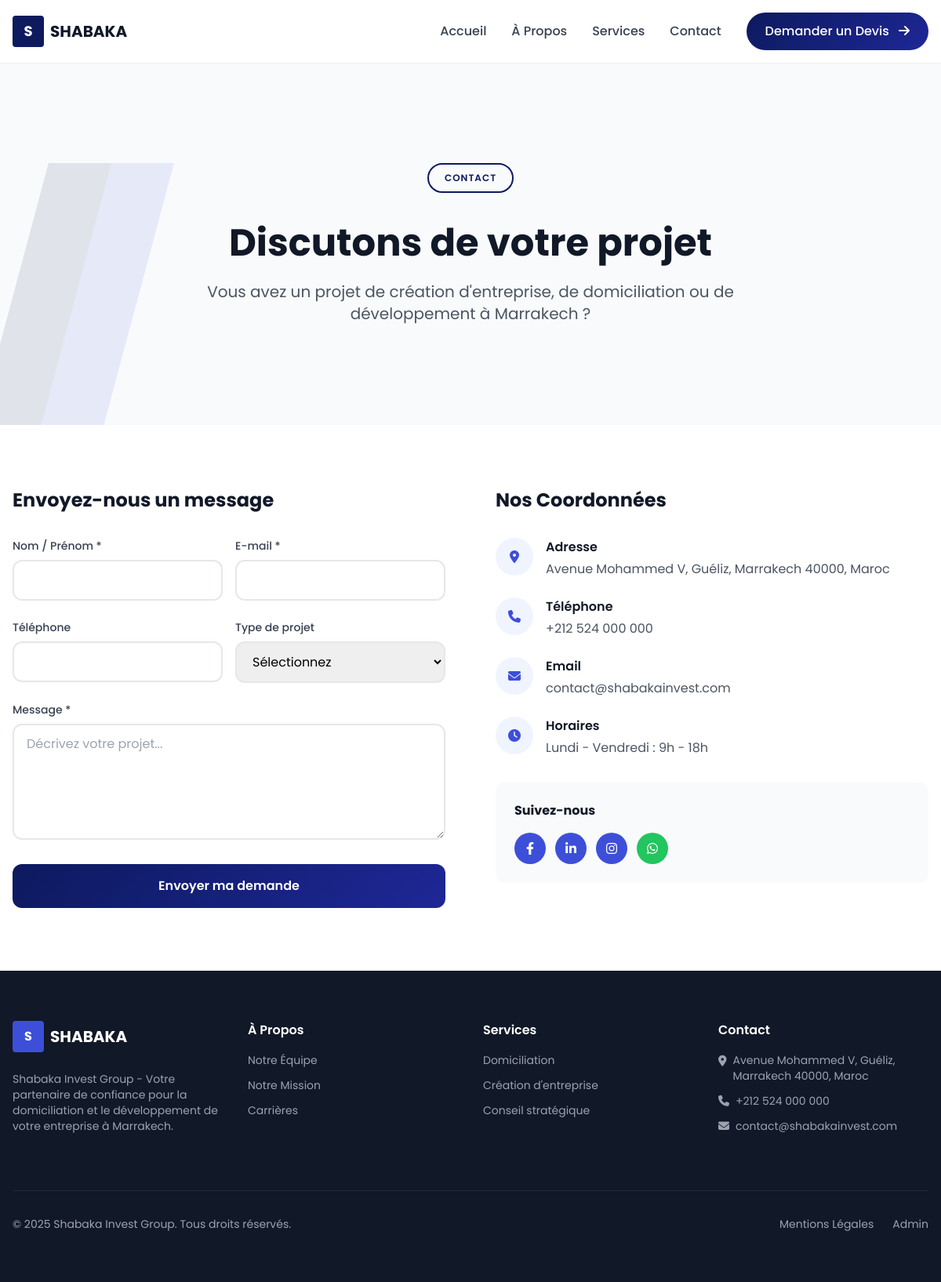
The app's page /contact with its own data.
### modeles/__init__.py (models this page shows)
class SiteSettings(db.Model):
    __tablename__ = 'site_settings'
    id = db.Column(db.Integer, primary_key=True)
    site_name = db.Column(db.String(150), default='Shabaka Invest Group')
    logo = db.Column(db.String(500))
    favicon = db.Column(db.String(500))
    email = db.Column(db.String(120))
    phone = db.Column(db.String(30))
    address = db.Column(db.Text)
    facebook = db.Column(db.String(300))
    linkedin = db.Column(db.String(300))
    instagram = db.Column(db.String(300))
    whatsapp = db.Column(db.String(30))
    footer_text = db.Column(db.Text)
    google_analytics = db.Column(db.String(50))
    twitter = db.Column(db.String(300))
    youtube = db.Column(db.String(300))
    custom_header_code = db.Column(db.Text)
    custom_footer_code = db.Column(db.Text)
    updated_at = db.Column(db.DateTime, default=datetime.utcnow, onupdate=datetime.utcnow)

### routes/public.py (the view, shortened to what this page needs)
@public_bp.route('/contact', methods=['GET', 'POST'])
def contact():
    services = ContentService.get_all_services()
    seo = SEOService.get_seo_for_page('contact')
    return render_template('public/contact.html', services=services, seo=seo)

### main.py (called while the page is built)
@app.after_request
def add_header(response):
    response.headers['Cache-Control'] = 'no-cache, no-store, must-revalidate'
    response.headers['Pragma'] = 'no-cache'
    response.headers['Expires'] = '0'
    return response

### routes/public.py (called while the page is built)
@public_bp.context_processor
def inject_settings():
    settings = SettingsService.get_settings()
    services = ContentService.get_all_services()
    return dict(site_settings=settings, all_services=services)

### services/__init__.py (called while the page is built, shortened)
    @staticmethod
    def get_all_services(active_only=True):
        query = Service.query
        if active_only:
            query = query.filter_by(is_active=True)
        return query.order_by(Service.order).all()

    @staticmethod
    def get_settings():
        settings = SiteSettings.query.first()
        return settings

    @staticmethod
    def get_seo_for_page(page_type):
        return SEOSettings.query.filter_by(page_type=page_type).first()

### templates/public/contact.html (shortened to what this page needs)
{% extends 'base.html' %}
{% block content %}
<section class="py-32 bg-gray-50 relative overflow-hidden">
    <div class="hero-stripe bg-primary-900 opacity-10 left-0"></div>
    <div class="hero-stripe bg-primary-600 opacity-10 left-20"></div>
    <div class="max-w-7xl mx-auto px-4 text-center relative z-10">
        <span class="section-badge text-primary-900 mb-6">Contact</span>
        <h1 class="text-4xl md:text-5xl font-bold text-gray-900 mt-4 mb-6">Discutons de votre projet</h1>
        <p class="text-xl text-gray-600 max-w-2xl mx-auto">Vous avez un projet de création d'entreprise, de domiciliation ou de développement à Marrakech ?</p>
    </div>
</section>
<section class="py-20 bg-white">
    <div class="max-w-7xl mx-auto px-4">
        <div class="grid md:grid-cols-2 gap-16">
            <div>
                <h2 class="text-2xl font-bold text-gray-900 mb-8">Envoyez-nous un message</h2>
                <form method="POST" action="{{ url_for('public.contact') }}" class="space-y-6">
                    <div class="grid md:grid-cols-2 gap-4">
                        <div>
                            <label class="block text-sm font-medium text-gray-700 mb-2">Nom / Prénom *</label>
                            <input type="text" name="name" required class="w-full px-4 py-3 border-2 border-gray-200 rounded-xl focus:border-primary-600 focus:outline-none">
                        </div>
                        <div>
                            <label class="block text-sm font-medium text-gray-700 mb-2">E-mail *</label>
                            <input type="email" name="email" required class="w-full px-4 py-3 border-2 border-gray-200 rounded-xl focus:border-primary-600 focus:outline-none">
                        </div>
                    </div>
                    <div class="grid md:grid-cols-2 gap-4">
                        <div>
                            <label class="block text-sm font-medium text-gray-700 mb-2">Téléphone</label>
                            <input type="tel" name="phone" class="w-full px-4 py-3 border-2 border-gray-200 rounded-xl focus:border-primary-600 focus:outline-none">
                        </div>
                        <div>
                            <label class="block text-sm font-medium text-gray-700 mb-2">Type de projet</label>
                            <select name="service_interest" class="w-full px-4 py-3 border-2 border-gray-200 rounded-xl focus:border-primary-600 focus:outline-none">
                                <option value="">Sélectionnez</option>
                            </select>
                        </div>
                    </div>
                    <div>
                        <label class="block text-sm font-medium text-gray-700 mb-2">Message *</label>
                        <textarea name="message" rows="5" required class="w-full px-4 py-3 border-2 border-gray-200 rounded-xl focus:border-primary-600 focus:outline-none" placeholder="Décrivez votre projet..."></textarea>
                    </div>
                    <button type="submit" class="w-full nav-btn text-white py-4 rounded-xl font-semibold hover:opacity-90 transition">
                        Envoyer ma demande
                    </button>
                </form>
            </div>
            <div>
                <h2 class="text-2xl font-bold text-gray-900 mb-8">Nos Coordonnées</h2>
                <div class="space-y-6 mb-8">
                    {% if site_settings %}
                    <div class="flex items-start space-x-4">
                        <div class="w-12 h-12 bg-primary-50 rounded-full flex items-center justify-center flex-shrink-0">
                            <i class="fas fa-map-marker-alt text-primary-600"></i>
                        </div>
                        <div>
                            <h3 class="font-semibold text-gray-900 mb-1">Adresse</h3>
                            <p class="text-gray-600">{{ site_settings.address }}</p>
                        </div>
                    </div>
                    <div class="flex items-start space-x-4">
                        <div class="w-12 h-12 bg-primary-50 rounded-full flex items-center justify-center flex-shrink-0">
                            <i class="fas fa-phone text-primary-600"></i>
                        </div>
                        <div>
                            <h3 class="font-semibold text-gray-900 mb-1">Téléphone</h3>
                            <p class="text-gray-600">{{ site_settings.phone }}</p>
                        </div>
                    </div>
                    <div class="flex items-start space-x-4">
                        <div class="w-12 h-12 bg-primary-50 rounded-full flex items-center justify-center flex-shrink-0">
                            <i class="fas fa-envelope text-primary-600"></i>
                        </div>
                        <div>
                            <h3 class="font-semibold text-gray-900 mb-1">Email</h3>
                            <p class="text-gray-600">{{ site_settings.email }}</p>
                        </div>
                    </div>
                    {% endif %}
                    <div class="flex items-start space-x-4">
                        <div class="w-12 h-12 bg-primary-50 rounded-full flex items-center justify-center flex-shrink-0">
                            <i class="fas fa-clock text-primary-600"></i>
                        </div>
                        <div>
                            <h3 class="font-semibold text-gray-900 mb-1">Horaires</h3>
                            <p class="text-gray-600">Lundi - Vendredi : 9h - 18h</p>
                        </div>
                    </div>
                </div>
                <div class="bg-gray-50 rounded-xl p-6">
                    <h3 class="font-bold text-gray-900 mb-4">Suivez-nous</h3>
                    <div class="flex space-x-3">
                        <a href="#" class="w-10 h-10 bg-primary-600 rounded-full flex items-center justify-center text-white hover:bg-primary-700 transition">
                            <i class="fab fa-facebook-f"></i>
                        </a>
                        <a href="#" class="w-10 h-10 bg-primary-600 rounded-full flex items-center justify-center text-white hover:bg-primary-700 transition">
                            <i class="fab fa-linkedin-in"></i>
                        </a>
                        <a href="#" class="w-10 h-10 bg-primary-600 rounded-full flex items-center justify-center text-white hover:bg-primary-700 transition">
                            <i class="fab fa-instagram"></i>
                        </a>
                        <a href="#" class="w-10 h-10 bg-green-500 rounded-full flex items-center justify-center text-white hover:bg-green-600 transition">
                            <i class="fab fa-whatsapp"></i>
                        </a>
                    </div>
                </div>
            </div>
        </div>
    </div>
</section>
{% endblock %}

### templates/base.html (shortened to what this page needs)
<!DOCTYPE html>
<html lang="fr">
<head>
    <script src="https://cdn.tailwindcss.com"></script>
    <script src="{{ url_for('static', filename='js/tailwind_public.js') }}"></script>
    <link href="https://cdnjs.cloudflare.com/ajax/libs/font-awesome/6.4.0/css/all.min.css" rel="stylesheet">
    <link href="{{ url_for('static', filename='css/base.css') }}" rel="stylesheet">
</head>
<body class="font-sans antialiased bg-white">
    <nav class="bg-white shadow-sm fixed w-full z-50">
        <div class="max-w-7xl mx-auto px-4">
            <div class="flex justify-between h-20">
                <div class="flex items-center">
                    <a href="{{ url_for('public.home') }}" class="flex items-center space-x-2">
                        {% if site_settings and site_settings.logo %}
                        <img src="{{ site_settings.logo }}" alt="{{ site_settings.site_name }}" class="h-12 w-auto object-contain">
                        {% else %}
                        <div class="w-10 h-10 bg-primary-900 rounded flex items-center justify-center">
                            <span class="text-white font-bold text-lg">S</span>
                        </div>
                        <span class="text-xl font-bold text-gray-900">SHABAKA</span>
                        {% endif %}
                    </a>
                </div>
                <div class="hidden md:flex items-center space-x-8">
                    <a href="{{ url_for('public.home') }}" class="text-gray-700 hover:text-primary-900 font-medium">Accueil</a>
                    <a href="{{ url_for('public.about') }}" class="text-gray-700 hover:text-primary-900 font-medium">À Propos</a>
                    <a href="{{ url_for('public.services') }}" class="text-gray-700 hover:text-primary-900 font-medium">Services</a>
                    <a href="{{ url_for('public.contact') }}" class="text-gray-700 hover:text-primary-900 font-medium">Contact</a>
                    <button onclick="openDevisModal()" class="nav-btn text-white px-6 py-3 rounded-full font-medium hover:opacity-90 transition">
                        Demander un Devis <i class="fas fa-arrow-right ml-2"></i>
                    </button>
                </div>
            </div>
        </div>
    </nav>
    <main class="pt-20">
        {% block content %}{% endblock %}
    </main>
    <footer class="bg-gray-900 text-white">
        <div class="max-w-7xl mx-auto px-4 py-16">
            <div class="grid md:grid-cols-4 gap-8">
                <div>
                    <div class="flex items-center space-x-2 mb-6">
                        {% if site_settings and site_settings.logo %}
                        <img src="{{ site_settings.logo }}" alt="{{ site_settings.site_name }}" class="h-12 w-auto object-contain bg-white rounded p-1">
                        {% else %}
                        <div class="w-10 h-10 bg-primary-600 rounded flex items-center justify-center">
                            <span class="text-white font-bold">S</span>
                        </div>
                        <span class="text-xl font-bold">SHABAKA</span>
                        {% endif %}
                    </div>
                    <p class="text-gray-400 mb-6 text-sm">
                        {% if site_settings and site_settings.footer_text %}
                        {{ site_settings.footer_text }}
                        {% else %}
                        Votre partenaire pour la création et la gestion d'entreprises à Marrakech.
                        {% endif %}
                    </p>
                </div>
                <div>
                    <h4 class="font-semibold mb-4">À Propos</h4>
                    <ul class="space-y-3 text-gray-400 text-sm">
                        <li><a href="{{ url_for('public.about') }}" class="hover:text-white transition">Notre Équipe</a></li>
                        <li><a href="{{ url_for('public.about') }}" class="hover:text-white transition">Notre Mission</a></li>
                        <li><a href="{{ url_for('public.contact') }}" class="hover:text-white transition">Carrières</a></li>
                    </ul>
                </div>
                <div>
                    <h4 class="font-semibold mb-4">Services</h4>
                    <ul class="space-y-3 text-gray-400 text-sm">
                        <li><a href="{{ url_for('public.services') }}" class="hover:text-white transition">Domiciliation</a></li>
                        <li><a href="{{ url_for('public.services') }}" class="hover:text-white transition">Création d'entreprise</a></li>
                        <li><a href="{{ url_for('public.services') }}" class="hover:text-white transition">Conseil stratégique</a></li>
                    </ul>
                </div>
                <div>
                    <h4 class="font-semibold mb-4">Contact</h4>
                    <ul class="space-y-3 text-gray-400 text-sm">
                        {% if site_settings %}
                        <li class="flex items-start space-x-2">
                            <i class="fas fa-map-marker-alt mt-1"></i>
                            <span>{{ site_settings.address }}</span>
                        </li>
                        <li class="flex items-center space-x-2">
                            <i class="fas fa-phone"></i>
                            <span>{{ site_settings.phone }}</span>
                        </li>
                        <li class="flex items-center space-x-2">
                            <i class="fas fa-envelope"></i>
                            <span>{{ site_settings.email }}</span>
                        </li>
                        {% endif %}
                    </ul>
                </div>
            </div>
            <div class="border-t border-gray-800 mt-12 pt-8 flex flex-col md:flex-row justify-between items-center">
                <p class="text-gray-400 text-sm">&copy; 2025 Shabaka Invest Group. Tous droits réservés.</p>
                <div class="flex space-x-6 mt-4 md:mt-0">
                    <a href="{{ url_for('public.legal') }}" class="text-gray-400 hover:text-white text-sm transition">Mentions Légales</a>
                    <a href="{{ url_for('admin.login') }}" class="text-gray-400 hover:text-white text-sm transition">Admin</a>
                </div>
            </div>
        </div>
    </footer>
</body>
</html>

### static/css/base.css (style rules this page uses)
.hero-stripe { position: absolute; height: 100%; width: 80px; transform: skewX(-15deg); }
.nav-btn { background: linear-gradient(135deg, #0d1a5e 0%, #1e2796 100%); }
.section-badge { display: inline-block; padding: 8px 20px; border: 2px solid #0d1a5e; border-radius: 25px; font-size: 12px; font-weight: 600; text-transform: uppercase; letter-spacing: 1px; }

### records on screen
SiteSettings: address "Avenue Mohammed V, Guéliz, Marrakech 40000, Maroc", phone "+212 524 000 000", email "contact@shabakainvest.com", footer_text "Shabaka Invest Group - Votre partenaire de confiance pour la domiciliation et le développement de votre entreprise à Marrakech."
